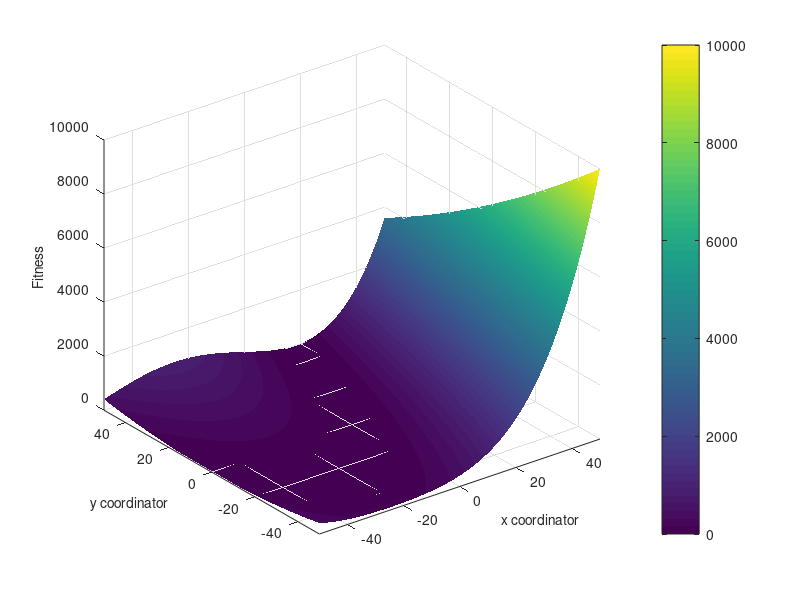

Reproduce this figure in MATLAB.
% x = [-50:.1:50];
% y = x;
% [xx,yy] = meshgrid(x,y);
% zz = xx.^2 + 2*yy.^2 - 0.3*cos(3*pi*xx + 4*pi*yy) + 0.3;

% %-----------------BOHACHEVSKY FUNCTION 3D PLOT --------------------------
% x = [-50:.1:50];
% y = x;
% [xx,yy] = meshgrid(x,y);
% zz = xx.^2 + 2*yy.^2 - 0.3*cos(3*pi*xx + 4*pi*yy) + 0.3;
% % -----------------------------------------------------------------------

% %-----------------SPHERE FUNCTION 3D PLOT -------------------------------
% x = [-50:.1:50];
% y = x;
% [xx,yy] = meshgrid(x,y);
% zz = xx.^2 + yy.^2;
% % -----------------------------------------------------------------------

%-----------------ROSENBROCK FUNCTION 3D PLOT -------------------------------
x = [-50:.1:50];
y = x;
k = 25;
[xx,yy] = meshgrid(x,y);
zz = ((xx+k)/k-1).^2 + 100*((yy+k)/k-((xx+k)/k).^2).^2;
% -----------------------------------------------------------------------

% % -----------------THREE-HUMP CAMEL FUNCTION 3D PLOT -----------------------
% % x = [-2:.1:2];
% k = 25;
% x = [-50:.1:50];
% y = x;
% [xx,yy] = meshgrid(x,y);
% zz = 2*(xx/k).^2 - 1.05*(xx/k).^4 + (xx/k).^6/6 + (yy/k).^2 + (yy/k).*(xx/k);
% % -------------------------------------------------------------------------

% contour(xx,yy,zz,40);
% xlabel('x coordinator ','FontSize',10)
% ylabel('y coordinator','FontSize',10)

surf(xx,yy,zz)
axis tight
shading interp
colorbar
xlabel('x coordinator','FontSize',10)
ylabel('y coordinator','FontSize',10)
zlabel('Fitness','FontSize',10)

saveas(gcf,'Rosen compare surf','emf');
% close all;
















